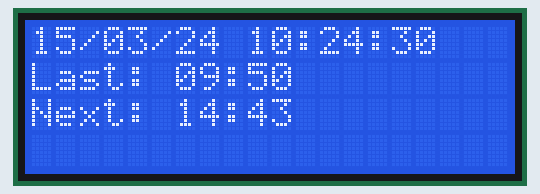
Bench run of a sketch on a simulated ESP32. Shown: 20×4 character LCD. The local clock reads 2024-03-15 10:24:30 at power-on unless the sketch sets it.

Above: at 0.2 s.
At 4.4 s:
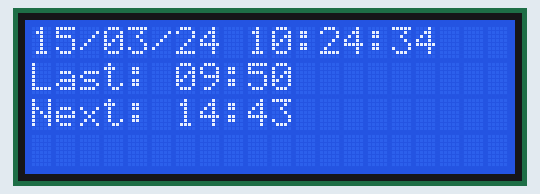
At 9.2 s:
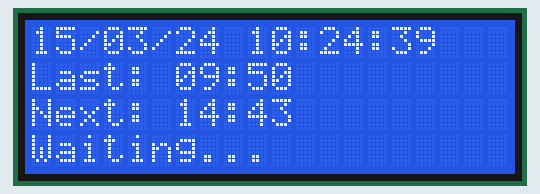
At 18.7 s:
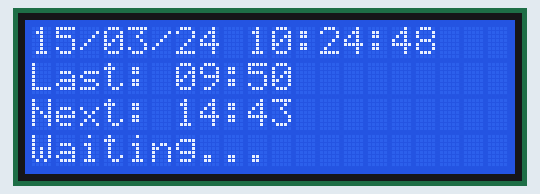
At 27.7 s:
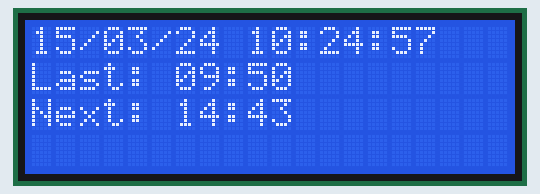
At 37.8 s:
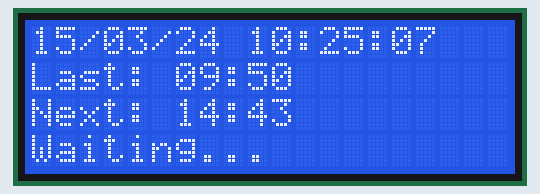

Measured:
- what the display in image 1 shows lasts 0.5 s, from 4.4 s to 4.9 s

The sketch:

TimeControl.ino
```cpp
#include <Wire.h>
#include <LiquidCrystal_I2C.h>
#include <RTClib.h>

// ===== Config =====
#define NUM_DELAYS 6 //ห้ามเปลี่ยน
#define PUMP_PIN 33 //Pinปั้ม
int delayPins[NUM_DELAYS] = {13, 12, 14, 27, 26, 25}; //กำหนด pin วาวล์ ไล่ 1,2,3,4,5,6
int delayDuration[NUM_DELAYS] = {10,10,0,10,10,10}; // กำหนดเวลาจะให้วาวล์ทำงาน หน่วยวินาที (30 = 30วินาที)(60=1นาที) ไล่ตามลำดับ{วาวล์1,วาวล์2,วาวล์3,วาวล์4,วาวล์5,วาวล์6} ไม่ใช้งานให้ใส่ 0
//วิธีคำนวณ นาที ให้นำ วินาที*60 เช่น 1*60 = 1นาที, 2*60 = 2นาที
//วิธีคำนวณ ชั่วโมง ใหนนำ วินาที*60*60 เช่น 1*60*60=1ชั่วโมง, 2*60*60=2ชั่วโมง
int preStart = 2; // ให้ Delay ตัวถัดไปเริ่มก่อน 2 วิ ป้องกันท่อแตก ปรับเปลี่ยนได้(หน่วยวินาที)
int pumpStartOffset = 2; // Pump start หลัง Delay1 2 วิ
int pumpStopOffset = 2;  // Pump stop ก่อน Delay6 2 วิ

// Schedule: ชั่วโมง, นาที
int schedule[][2] = { {9,0}, {9,50}, {14,43}, {20,0} }; //กำหนดเวลาทำงาน {ชั่วโมง,นาที} เช่น {9,0} = จะเริ่มทำงานเวลา 09:00 น. , {15,48} =  จะเริ่มทำงานเวลา 15:48 น.

#define NUM_SCHEDULES (sizeof(schedule)/sizeof(schedule[0]))

RTC_DS3231 rtc; //นาฬิกา
LiquidCrystal_I2C lcd(0x27,20,4); //จอ


struct DelayState{
  bool running;
  DateTime startTime;
};
DelayState delays[NUM_DELAYS];
bool pumpRunning=false;
unsigned long lastBlinkMillis=0;
bool blinkState=false;
bool scheduleRunToday[NUM_SCHEDULES];
static int lastDay=-1;

// ===== Setup =====
void setup(){
  Serial.begin(115200);

  pinMode(PUMP_PIN,OUTPUT);
  digitalWrite(PUMP_PIN,LOW);
  for(int i=0;i<NUM_DELAYS;i++){
    pinMode(delayPins[i],OUTPUT);
    digitalWrite(delayPins[i],LOW);
    delays[i].running=false;
  }

  Wire.begin();
  lcd.init();
  lcd.backlight();

  if(!rtc.begin()){
    lcd.print("RTC error");
    while(1);
  }

  for(int i=0;i<NUM_SCHEDULES;i++) scheduleRunToday[i]=false;
}

// ===== Loop =====
void loop(){
  DateTime now = rtc.now();
  // DateTime now = rtc.now() + TimeSpan(7*3600);

  if(now.day() != lastDay){
    lastDay = now.day();
    for(int i=0;i<NUM_SCHEDULES;i++) scheduleRunToday[i]=false;
  }

  checkSchedule(now);
  updateDelays(now);
  updatePump(now);
  updateLCD(now);

  delay(200);
}


void startDelays(DateTime startDelayTime){
  delays[0].startTime = startDelayTime;
  delays[0].running = false;
  for(int i=1;i<NUM_DELAYS;i++){
    delays[i].startTime = delays[i-1].startTime + TimeSpan(delayDuration[i-1]-preStart);
    delays[i].running = false;
  }

  pumpRunning=false;
  digitalWrite(PUMP_PIN,LOW);

  for(int i=0;i<NUM_DELAYS;i++) digitalWrite(delayPins[i],LOW);
}

void updateDelays(DateTime now){
  for(int i=0;i<NUM_DELAYS;i++){
    if(!delays[i].running && now.unixtime() >= delays[i].startTime.unixtime()){
      delays[i].running=true;
      digitalWrite(delayPins[i],HIGH);
    }
    if(delays[i].running && now.unixtime() >= delays[i].startTime.unixtime() + delayDuration[i]){
      delays[i].running=false;
      digitalWrite(delayPins[i],LOW);
    }
  }
}

void updatePump(DateTime now){
  if(!pumpRunning && now.unixtime() >= delays[0].startTime.unixtime() + pumpStartOffset){
    pumpRunning=true;
    digitalWrite(PUMP_PIN,HIGH);
  }
  if(pumpRunning && now.unixtime() >= delays[NUM_DELAYS-1].startTime.unixtime() + delayDuration[NUM_DELAYS-1] - pumpStopOffset){
    pumpRunning=false;
    digitalWrite(PUMP_PIN,LOW);
  }
}

void checkSchedule(DateTime now){
  for(int i=0;i<NUM_SCHEDULES;i++){
    DateTime sch(now.year(), now.month(), now.day(), schedule[i][0], schedule[i][1],0);
    if(!scheduleRunToday[i]){
      if(now.unixtime() >= sch.unixtime()){
        startDelays(sch);
        scheduleRunToday[i]=true;
        break;
      }
    }
  }
}

// ===== Last / Next Run =====
DateTime getLastRun(DateTime now){
  for(int i=NUM_SCHEDULES-1;i>=0;i--){
    DateTime sch(now.year(), now.month(), now.day(), schedule[i][0], schedule[i][1],0);
    if(now.unixtime() >= sch.unixtime()) return sch;
  }
  return DateTime(now.year(), now.month(), now.day()-1, schedule[NUM_SCHEDULES-1][0], schedule[NUM_SCHEDULES-1][1],0);
}

DateTime getNextRun(DateTime now){
  for(int i=0;i<NUM_SCHEDULES;i++){
    DateTime sch(now.year(), now.month(), now.day(), schedule[i][0], schedule[i][1],0);
    if(now.unixtime() < sch.unixtime()) return sch;
  }
  return DateTime(now.year(), now.month(), now.day()+1, schedule[0][0], schedule[0][1],0);
}

// ===== LCD =====
void updateLCD(DateTime now){
  lcd.setCursor(0,0);
  lcd.printf("%02d/%02d/%02d %02d:%02d:%02d  ",
             now.day(), now.month(), now.year()%100,
             now.hour(), now.minute(), now.second());

  DateTime lastRunDT = getLastRun(now);
  lcd.setCursor(0,1);
  lcd.printf("Last: %02d:%02d     ", lastRunDT.hour(), lastRunDT.minute());

  DateTime nextRunDT = getNextRun(now);
  lcd.setCursor(0,2);
  lcd.printf("Next: %02d:%02d     ", nextRunDT.hour(), nextRunDT.minute());

  lcd.setCursor(0,3);
  unsigned long currentMillis = millis();
  if(currentMillis - lastBlinkMillis >=500){
    lastBlinkMillis=currentMillis;
    blinkState = !blinkState;
  }

  bool anyRunning=false;
  for(int i=0;i<NUM_DELAYS;i++){
    if(delays[i].running){
      anyRunning=true;
      if(blinkState){
        int secRemain = (delays[i].startTime.unixtime() + delayDuration[i]) - now.unixtime();
        lcd.printf("Delay%d %2ds  ", i+1, secRemain);
      } else lcd.print("               ");
      break;
    }
  }
  if(!anyRunning){
    if(blinkState) lcd.print("Waiting...       ");
    else lcd.print("               ");
  }
}
```
